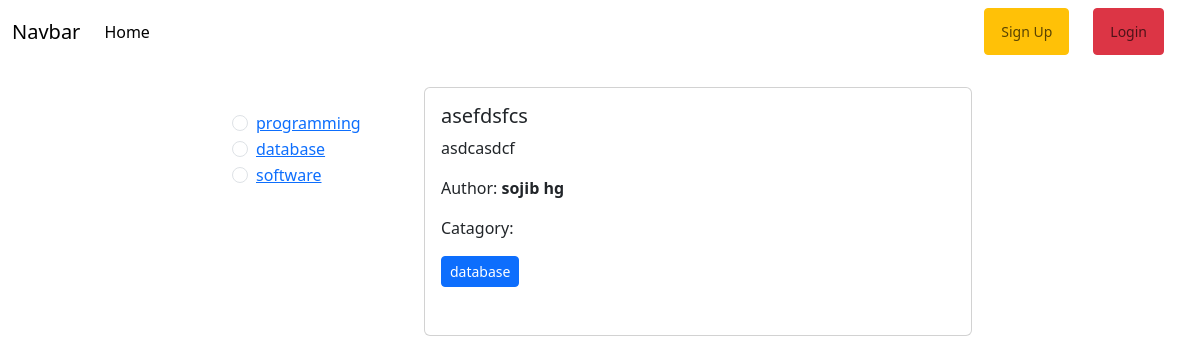
The app's page /, older data.
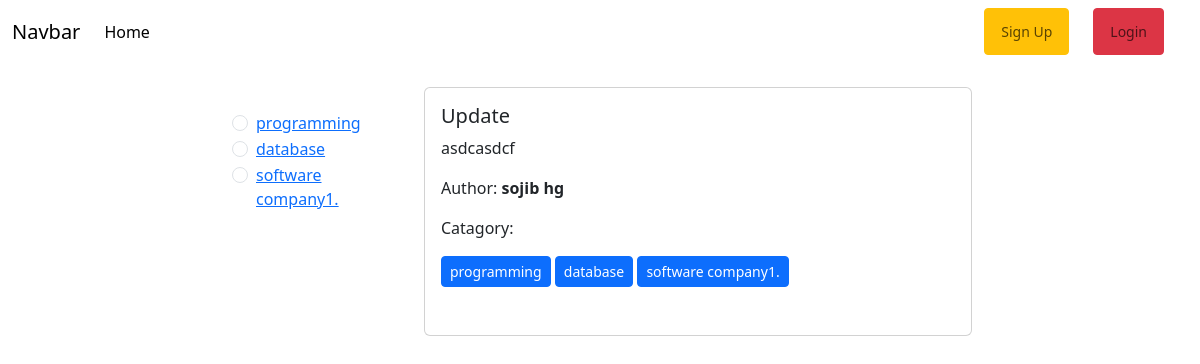
The same page, newer data.
### catagories/models.py (models this page shows)
class catagori(models.Model):
    name = models.CharField(max_length=100)
    slug = models.SlugField(max_length=100, unique=True, null=True, blank=True)
    def __str__(self):
        return f"{self.name}"

### posts/models.py (models this page shows, shortened)
class post(models.Model):
    title = models.CharField(max_length=50)
    content = models.TextField()
    category = models.ManyToManyField(catagori) # ekta post multiple categorir moddhe thakte pare abar ekta categorir moddhe multiple post thakte pare
    author = models.ForeignKey(User, on_delete=models.CASCADE)

### blog_project/views.py (the view)
# urls.py: path('', homepage,name='home_page'),
def homepage(request,category_slug=None):
    data = post.objects.all()
    if category_slug is not None:
        category_data =  catagori.objects.get(slug = category_slug)
        data = post.objects.filter(category = category_data)
    categories = catagori.objects.all()
    return render(request,'home.html',{'data':data , 'category': categories})

### templates/home.html
{% extends "base.html" %}
{% block content %}
<div class="row d-flex flex-wrap justify-content-center px-4 pt-4">
  <div class="col-2 p-4">
  {% for cat in category  %}
  <div class="form-check">
    <input class="form-check-input" type="radio" name="catagory" id="{{cat.id}}">
    <label class="form-check-label" for="{{cat.id}}">
    <a href="{% url 'catagory_slug_post' cat.slug %}"> {{cat.name}}</a>
    </label>
  </div>
  {% endfor %}
  </div>
    {% for post in data %}
    <div class="col-sm-3 col-md-6">
        <div class="card mx-2">
          <div class="card-body">
            <h5 class="card-title">{{post.title}}</h5>
            <p class="card-text"> {{post.content}}</p>
            <p class="card-text"> Author: <b>{{post.author.first_name}}</b></p>
            <p class="card-text"> Catagory:
                <p  >{% for cat in post.category.all %}
                    <p class=" btn btn-primary btn-sm " disabled >  {{cat}} <b></b></p>
                    {% endfor %}
                </p>
            </p>
          </div>
        </div>
      </div>
    {% endfor %}
  </div>
{% endblock content %}

### templates/base.html (shortened to what this page needs)
<!DOCTYPE html>
<html lang="en">
  <head>
    {% load crispy_forms_tags %}
    <link
      href="https://cdn.jsdelivr.net/npm/bootstrap@5.3.3/dist/css/bootstrap.min.css"
      rel="stylesheet"
    />
  </head>
  <body>
    <nav class="navbar navbar-expand-lg bg-body-dark">
      <div class="container-fluid">
        <a class="navbar-brand" href="#">Navbar</a>
        <div class="collapse navbar-collapse" id="navbarSupportedContent">
          <ul class="navbar-nav me-auto mb-2 mb-lg-0">
            <li class="nav-item">
              <a
                class="nav-link active"
                aria-current="page"
                href="{% url 'home_page'%}"
                >Home</a
              >
            </li>
          </ul>
          <div class="d-flex" >
            <ul class="navbar-nav me-auto mb-2 mb-lg-0">
              {% if request.user.is_authenticated %}
              <li class="nav-item">
                <button class="btn btn-warning btn-sm">
                  <a class="nav-link" href="{% url 'profile_page' %}"
                    >Profile</a
                  >
                </button>
              </li>
             <li class="nav-item mx-3">
                <a
                  class="nav-link btn btn-danger text-dark"
                  href="{% url 'logout_page' %}"
                  >Logout</a
                >
              </li>
              {% else %}
              <li class="nav-item">
                <button class="btn btn-warning btn-sm">
                  <a class="nav-link" href="{% url 'register_page'%}"
                    >Sign Up</a
                  >
                </button>
              </li>
              <li class="nav-item">
                <button class="btn btn-danger btn-sm mx-4">
                  <a class="nav-link" href="{% url 'login_page'%}">Login</a>
                </button>
              </li>
              {% endif %}
            </ul>
          </div>
        </div>
      </div>
    </nav>
    {% block content %}{% endblock %}
  </body>
</html>

Row changes from the older to the newer data that the page shows:
changed catagori: catagory "☐ software" → "☐ software company1."; name "software" → "software company1."
changed post "asdcasdcf": title "asefdsfcs" → "Update"; gains catagori (name "programming"); gains catagori (name "software company1.")
